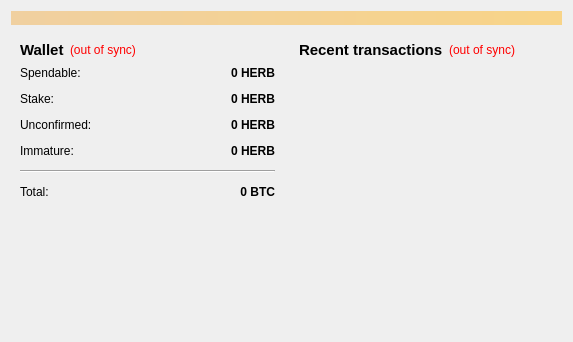
<?xml version="1.0" encoding="UTF-8"?>
<ui version="4.0">
 <class>OverviewPage</class>
 <widget class="QWidget" name="OverviewPage">
  <property name="geometry">
   <rect>
    <x>0</x>
    <y>0</y>
    <width>573</width>
    <height>342</height>
   </rect>
  </property>
  <property name="windowTitle">
   <string>Form</string>
  </property>
  <layout class="QVBoxLayout" name="topLayout">
   <item>
    <widget class="QLabel" name="labelAlerts">
     <property name="visible">
      <bool>false</bool>
     </property>
     <property name="styleSheet">
      <string notr="true">background-color: qlineargradient(x1: 0, y1: 0, x2: 1, y2: 0, stop:0 #F0D0A0, stop:1 #F8D488);  color:#000000
</string>
     </property>
     <property name="wordWrap">
      <bool>true</bool>
     </property>
     <property name="margin">
      <number>3</number>
     </property>
    </widget>
   </item>
   <item>
    <layout class="QHBoxLayout" name="horizontalLayout" stretch="1,1">
     <item>
      <layout class="QVBoxLayout" name="verticalLayout_2">
       <item>
        <widget class="QWidget" name="widget" native="true">
         <layout class="QVBoxLayout" name="verticalLayout_4">
          <item>
           <layout class="QHBoxLayout" name="horizontalLayout_4">
            <item>
             <widget class="QLabel" name="label_5">
              <property name="font">
               <font>
                <pointsize>11</pointsize>
                <weight>75</weight>
                <bold>true</bold>
               </font>
              </property>
              <property name="text">
               <string>Wallet</string>
              </property>
             </widget>
            </item>
            <item>
             <widget class="QLabel" name="labelWalletStatus">
              <property name="toolTip">
               <string>The displayed information may be out of date. Your wallet automatically synchronizes with the Herbcoin network after a connection is established, but this process has not completed yet.</string>
              </property>
              <property name="styleSheet">
               <string notr="true">QLabel { color: red; }</string>
              </property>
              <property name="text">
               <string notr="true">(out of sync)</string>
              </property>
              <property name="alignment">
               <set>Qt::AlignLeading|Qt::AlignLeft|Qt::AlignVCenter</set>
              </property>
             </widget>
            </item>
            <item>
             <spacer name="horizontalSpacer_2">
              <property name="orientation">
               <enum>Qt::Horizontal</enum>
              </property>
              <property name="sizeHint" stdset="0">
               <size>
                <width>40</width>
                <height>20</height>
               </size>
              </property>
             </spacer>
            </item>
           </layout>
          </item>
          <item>
           <layout class="QFormLayout" name="formLayout_2">
            <property name="fieldGrowthPolicy">
             <enum>QFormLayout::AllNonFixedFieldsGrow</enum>
            </property>
            <property name="horizontalSpacing">
             <number>12</number>
            </property>
            <property name="verticalSpacing">
             <number>12</number>
            </property>
            <item row="0" column="0">
             <widget class="QLabel" name="label">
              <property name="text">
               <string>Spendable:</string>
              </property>
             </widget>
            </item>
            <item row="0" column="1">
             <widget class="QLabel" name="labelBalance">
              <property name="font">
               <font>
                <weight>75</weight>
                <bold>true</bold>
               </font>
              </property>
              <property name="cursor">
               <cursorShape>IBeamCursor</cursorShape>
              </property>
              <property name="toolTip">
               <string>Your current spendable balance</string>
              </property>
              <property name="text">
               <string notr="true">0 HERB</string>
              </property>
              <property name="alignment">
               <set>Qt::AlignRight|Qt::AlignTrailing|Qt::AlignVCenter</set>
              </property>
              <property name="textInteractionFlags">
               <set>Qt::LinksAccessibleByMouse|Qt::TextSelectableByKeyboard|Qt::TextSelectableByMouse</set>
              </property>
             </widget>
            </item>
            <item row="1" column="0">
             <widget class="QLabel" name="label_6">
              <property name="text">
               <string>Stake:</string>
              </property>
             </widget>
            </item>
            <item row="1" column="1">
             <widget class="QLabel" name="labelStake">
              <property name="font">
               <font>
                <weight>75</weight>
                <bold>true</bold>
               </font>
              </property>
              <property name="cursor">
               <cursorShape>IBeamCursor</cursorShape>
              </property>
              <property name="toolTip">
               <string>Total of coins that was staked, and do not yet count toward the current balance</string>
              </property>
              <property name="text">
               <string notr="true">0 HERB</string>
              </property>
              <property name="alignment">
               <set>Qt::AlignRight|Qt::AlignTrailing|Qt::AlignVCenter</set>
              </property>
              <property name="textInteractionFlags">
               <set>Qt::LinksAccessibleByMouse|Qt::TextSelectableByKeyboard|Qt::TextSelectableByMouse</set>
              </property>
             </widget>
            </item>
            <item row="2" column="0">
             <widget class="QLabel" name="label_3">
              <property name="text">
               <string>Unconfirmed:</string>
              </property>
             </widget>
            </item>
            <item row="2" column="1">
             <widget class="QLabel" name="labelUnconfirmed">
              <property name="font">
               <font>
                <weight>75</weight>
                <bold>true</bold>
               </font>
              </property>
              <property name="cursor">
               <cursorShape>IBeamCursor</cursorShape>
              </property>
              <property name="toolTip">
               <string>Total of transactions that have yet to be confirmed, and do not yet count toward the current balance</string>
              </property>
              <property name="text">
               <string notr="true">0 HERB</string>
              </property>
              <property name="alignment">
               <set>Qt::AlignRight|Qt::AlignTrailing|Qt::AlignVCenter</set>
              </property>
              <property name="textInteractionFlags">
               <set>Qt::LinksAccessibleByMouse|Qt::TextSelectableByKeyboard|Qt::TextSelectableByMouse</set>
              </property>
             </widget>
            </item>
            <item row="3" column="0">
             <widget class="QLabel" name="labelImmatureText">
              <property name="text">
               <string>Immature:</string>
              </property>
             </widget>
            </item>
            <item row="3" column="1">
             <widget class="QLabel" name="labelImmature">
              <property name="font">
               <font>
                <weight>75</weight>
                <bold>true</bold>
               </font>
              </property>
              <property name="toolTip">
               <string>Mined balance that has not yet matured</string>
              </property>
              <property name="text">
               <string notr="true">0 HERB</string>
              </property>
              <property name="alignment">
               <set>Qt::AlignRight|Qt::AlignTrailing|Qt::AlignVCenter</set>
              </property>
              <property name="textInteractionFlags">
               <set>Qt::LinksAccessibleByMouse|Qt::TextSelectableByKeyboard|Qt::TextSelectableByMouse</set>
              </property>
             </widget>
            </item>
            <item row="4" column="0" colspan="2">
             <widget class="Line" name="line">
              <property name="orientation">
               <enum>Qt::Horizontal</enum>
              </property>
             </widget>
            </item>
            <item row="5" column="0">
             <widget class="QLabel" name="labelTotalText">
              <property name="text">
               <string>Total:</string>
              </property>
             </widget>
            </item>
            <item row="5" column="1">
             <widget class="QLabel" name="labelTotal">
              <property name="font">
               <font>
                <weight>75</weight>
                <bold>true</bold>
               </font>
              </property>
              <property name="cursor">
               <cursorShape>IBeamCursor</cursorShape>
              </property>
              <property name="toolTip">
               <string>Your current total balance</string>
              </property>
              <property name="text">
               <string notr="true">0 BTC</string>
              </property>
              <property name="alignment">
               <set>Qt::AlignRight|Qt::AlignTrailing|Qt::AlignVCenter</set>
              </property>
              <property name="textInteractionFlags">
               <set>Qt::LinksAccessibleByMouse|Qt::TextSelectableByKeyboard|Qt::TextSelectableByMouse</set>
              </property>
             </widget>
            </item>
           </layout>
          </item>
         </layout>
        </widget>
       </item>
       <item>
        <spacer name="verticalSpacer">
         <property name="orientation">
          <enum>Qt::Vertical</enum>
         </property>
         <property name="sizeHint" stdset="0">
          <size>
           <width>20</width>
           <height>40</height>
          </size>
         </property>
        </spacer>
       </item>
      </layout>
     </item>
     <item>
      <layout class="QVBoxLayout" name="verticalLayout_3">
       <item>
        <widget class="QWidget" name="widget_2" native="true">
         <layout class="QVBoxLayout" name="verticalLayout">
          <item>
           <layout class="QHBoxLayout" name="horizontalLayout_2">
            <item>
             <widget class="QLabel" name="label_4">
              <property name="font">
               <font>
                <pointsize>11</pointsize>
                <weight>75</weight>
                <bold>true</bold>
               </font>
              </property>
              <property name="text">
               <string>&lt;b&gt;Recent transactions&lt;/b&gt;</string>
              </property>
             </widget>
            </item>
            <item>
             <widget class="QLabel" name="labelTransactionsStatus">
              <property name="toolTip">
               <string>The displayed information may be out of date. Your wallet automatically synchronizes with the Herbcoin network after a connection is established, but this process has not completed yet.</string>
              </property>
              <property name="styleSheet">
               <string notr="true">QLabel { color: red; }</string>
              </property>
              <property name="text">
               <string notr="true">(out of sync)</string>
              </property>
              <property name="alignment">
               <set>Qt::AlignRight|Qt::AlignTrailing|Qt::AlignVCenter</set>
              </property>
             </widget>
            </item>
            <item>
             <spacer name="horizontalSpacer">
              <property name="orientation">
               <enum>Qt::Horizontal</enum>
              </property>
              <property name="sizeHint" stdset="0">
               <size>
                <width>40</width>
                <height>20</height>
               </size>
              </property>
             </spacer>
            </item>
           </layout>
          </item>
          <item>
           <widget class="QListView" name="listTransactions">
            <property name="styleSheet">
             <string notr="true">QListView { background: transparent; }</string>
            </property>
            <property name="frameShape">
             <enum>QFrame::NoFrame</enum>
            </property>
            <property name="verticalScrollBarPolicy">
             <enum>Qt::ScrollBarAlwaysOff</enum>
            </property>
            <property name="horizontalScrollBarPolicy">
             <enum>Qt::ScrollBarAlwaysOff</enum>
            </property>
            <property name="selectionMode">
             <enum>QAbstractItemView::NoSelection</enum>
            </property>
           </widget>
          </item>
         </layout>
        </widget>
       </item>
      </layout>
     </item>
    </layout>
   </item>
  </layout>
 </widget>
 <resources/>
 <connections/>
</ui>
